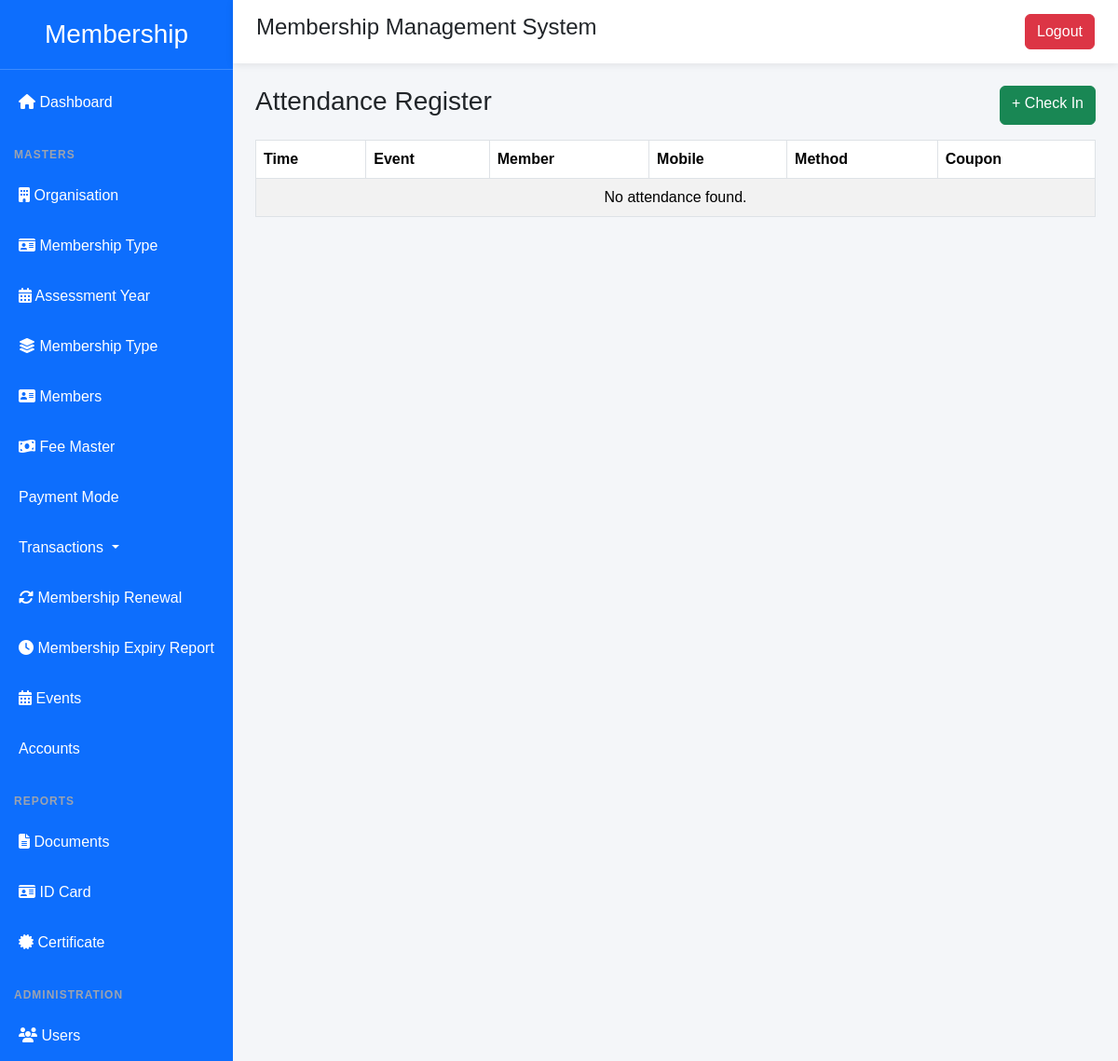
Before: /events/attendance/ (signed in) with the older database file.
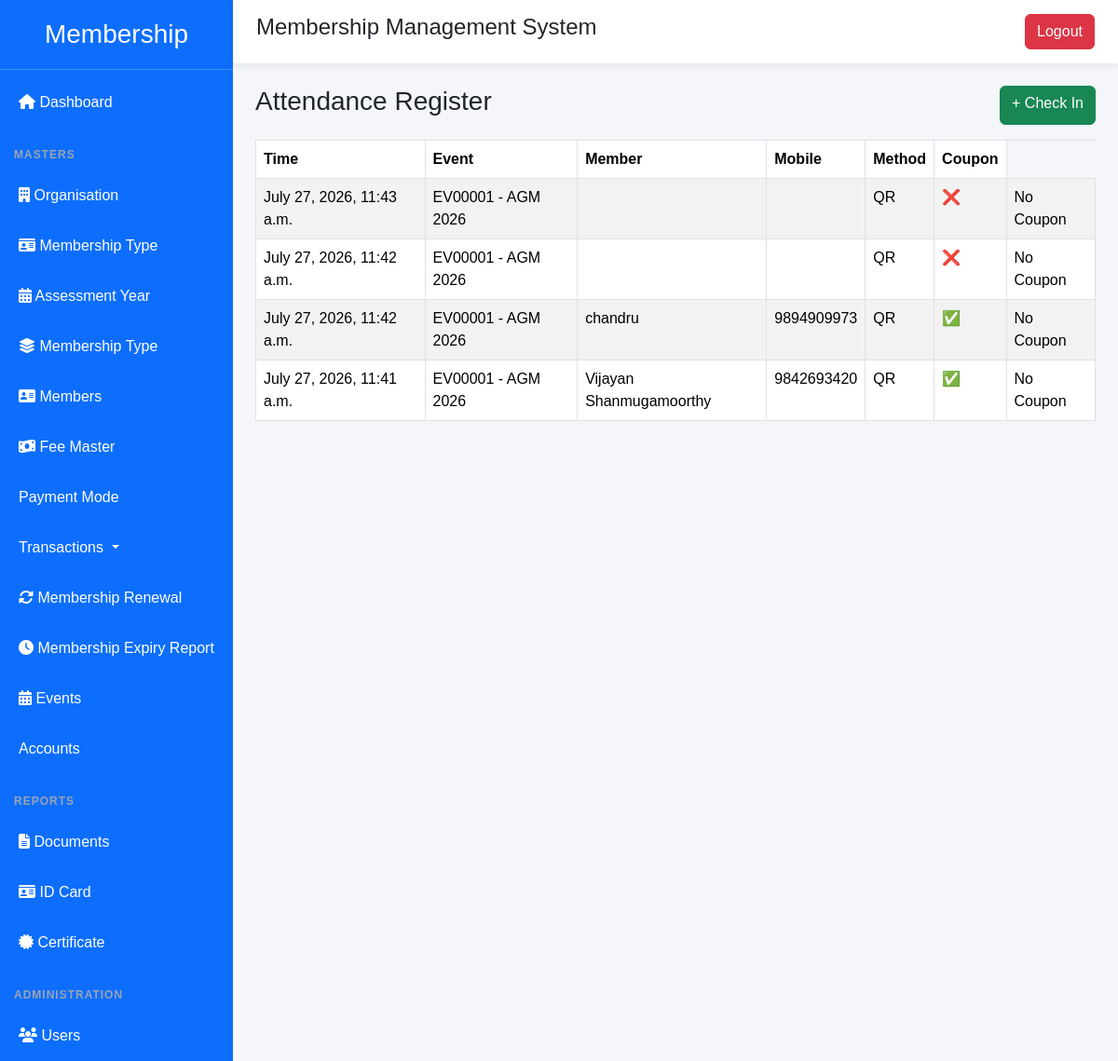
After: the same page with the newer database file.
### events/models.py (models this page shows, shortened)
class EventAttendance(models.Model):
    ENTRY_TYPES = (
        ("MEMBER", "Member"),
        ("VISITOR", "Visitor"),
    )
    CHECKIN_METHODS = (
        ("QR", "QR Scan"),
        ("MANUAL", "Manual Entry"),
        ("ADMIN", "Admin Entry"),
    )
    STATUS = (
        ("PRESENT", "Present"),
        ("CANCELLED", "Cancelled"),
    )
    status = models.CharField(
        max_length=20,
        choices=STATUS,
        default="PRESENT",
    )
    event = models.ForeignKey(
        Event,
        on_delete=models.CASCADE,
        related_name="attendances"
    )
    member = models.ForeignKey(
        Member,
        on_delete=models.CASCADE,
        null=True,
        blank=True
    )
    entry_type = models.CharField(
        max_length=10,
        choices=ENTRY_TYPES,
        default="MEMBER"
    )
    checkin_method = models.CharField(
        max_length=10,
        choices=CHECKIN_METHODS,
        default="QR"
    )
    check_in_time = models.DateTimeField(
        auto_now_add=True
    )
    coupon_issued = models.BooleanField(
        default=False
    )
    remarks = models.TextField(
        blank=True
    )
    class Meta:
        ordering = ["-check_in_time"]
        constraints = [
            models.UniqueConstraint(
                fields=["event", "member"],
                name="unique_member_attendance_per_event"
            )
        ]

class Event(models.Model):
    EVENT_TYPES = (
        ("AGM", "AGM"),
        ("SEMINAR", "Seminar"),
        ("TRAINING", "Training"),
        ("EXPO", "Expo"),
        ("MEETING", "Meeting"),
        ("OTHER", "Other"),
    )
    event_type = models.CharField(
        max_length=20,
        choices=EVENT_TYPES,
        default="AGM",
    )
    STATUS = (
        ("OPEN", "Open"),
        ("CLOSED", "Closed"),
        ("CANCELLED", "Cancelled"),
    )
    event_code = models.CharField(
        max_length=20,
        unique=True,
        blank=True
    )
    event_name = models.CharField(max_length=200)
    organisation = models.ForeignKey(
        Organisation,
        on_delete=models.CASCADE
    )
    assessment_year = models.ForeignKey(
        AssessmentYear,
        on_delete=models.CASCADE
    )
    event_date = models.DateField()
    start_time = models.TimeField()
    end_time = models.TimeField()
    venue = models.CharField(max_length=250)
    description = models.TextField(blank=True)
    registration_open = models.BooleanField(default=True)
    status = models.CharField(
        max_length=20,
        choices=STATUS,
        default="OPEN"
    )
    slug = models.SlugField(
        unique=True,
        blank=True
    )
    qr_enabled = models.BooleanField(default=True)
    gift_coupon = models.BooleanField(default=True)
    lucky_draw = models.BooleanField(default=True)
    max_participants = models.PositiveIntegerField(
        null=True,
        blank=True
    )
    created_at = models.DateTimeField(auto_now_add=True)
    updated_at = models.DateTimeField(auto_now=True)
    class Meta:
        ordering = ["-event_date", "-id"]
    def __str__(self):
        return f"{self.event_code} - {self.event_name}"

### membership/models.py (models this page shows, shortened)
class Member(models.Model):
    STATUS_CHOICES = (
        ("ACTIVE", "Active"),
        ("INACTIVE", "Inactive"),
        ("SUSPENDED", "Suspended"),
    )
    member_no = models.PositiveIntegerField(unique=True)
    membership_no = models.CharField(max_length=50, unique=True)
    joining_date = models.DateField()
    membership_valid_upto = models.DateField()
    organisation = models.ForeignKey(
        Organisation,
        on_delete=models.CASCADE,
    )
    assessment_year = models.ForeignKey(
    AssessmentYear,
    on_delete=models.CASCADE,
    null=True,
    blank=True,
)
    membership_type = models.ForeignKey(
    MembershipType,
    on_delete=models.PROTECT
)
    status = models.CharField(
        max_length=20,
        choices=STATUS_CHOICES,
        default="ACTIVE"
    )
    owner_name = models.CharField(max_length=200)
    company_name = models.CharField(max_length=200)
    brand_name = models.CharField(max_length=200, blank=True)
    photo = models.ImageField(upload_to="members/photos/", blank=True)
    company_logo = models.ImageField(upload_to="members/logo/", blank=True)
    mobile = models.CharField(max_length=15)
    whatsapp = models.CharField(max_length=15, blank=True)
    email = models.EmailField(blank=True)
    website = models.URLField(blank=True)
    ledger = models.ForeignKey(
        "Ledger",
        on_delete=models.SET_NULL,
        null=True,
        blank=True,
        related_name="member",
    )
    address = models.TextField()
    district = models.CharField(max_length=100)
    state = models.CharField(max_length=100)
    pincode = models.CharField(max_length=10)
    latitude = models.DecimalField(
        max_digits=10,
        decimal_places=7,
        null=True,
        blank=True
    )
    longitude = models.DecimalField(
        max_digits=10,
        decimal_places=7,
        null=True,
        blank=True
    )
    qr_code = models.ImageField(
        upload_to="members/qrcode/",
        blank=True,
        null=True,
    )
    gst_no = models.CharField(max_length=30, blank=True)
    fssai_no = models.CharField(max_length=30, blank=True)
    udyam_no = models.CharField(max_length=30, blank=True)
    factory_license_no = models.CharField(max_length=30, blank=True)
    do_license_no = models.CharField(max_length=30, blank=True)
    trade_license_no = models.CharField(max_length=30, blank=True)
    fire_noc_no = models.CharField(max_length=30, blank=True)
    pollution_no = models.CharField(max_length=30, blank=True)
    remarks = models.TextField(blank=True)
    created_at = models.DateTimeField(auto_now_add=True)
    updated_at = models.DateTimeField(auto_now=True)

### events/views.py (the view)
@login_required(login_url="login")
def attendance_list(request):
    attendances = EventAttendance.objects.select_related(
        "event",
        "member"
    )
    return render(
        request,
        "events/attendance_list.html",
        {
            "attendances": attendances,
        },
    )

### events/templates/events/attendance_list.html
{% extends "membership/base.html" %}
{% block content %}
<div class="container mt-3">
    <div class="d-flex justify-content-between mb-3">
        <h3>Attendance Register</h3>
        <a href="{% url 'attendance_add' %}"
   class="btn btn-success">
            + Check In
        </a>
    </div>
    <table class="table table-bordered table-striped">
        <thead>
            <tr>
                <th>Time</th>
                <th>Event</th>
                <th>Member</th>
                <th>Mobile</th>
                <th>Method</th>
                <th>Coupon</th>
            </tr>
        </thead>
        <tbody>
        {% for row in attendances %}
        <tr>
            <td>{{ row.check_in_time }}</td>
            <td>{{ row.event }}</td>
            <td>{{ row.member.owner_name }}</td>
            <td>{{ row.member.mobile }}</td>
            <td>{{ row.checkin_method }}</td>
            <td>
                {% if row.coupon_issued %}
                    ✅
                {% else %}
                    ❌
                {% endif %}
            </td>
            <td>
{% if attendance.coupon_issued %}
<a href="{% url 'coupon_print' attendance.coupon.id %}">
    Print Coupon
</a>
{% else %}
<span>
No Coupon
</span>
{% endif %}
</td>
        </tr>
        {% empty %}
        <tr>
            <td colspan="6" class="text-center">
                No attendance found.
            </td>
        </tr>
        {% endfor %}
        </tbody>
    </table>
</div>
{% endblock %}

Changed rows visible on the page:
added EventAttendance: check_in_time "July 27, 2026, 11:43 a.m.", event "EV00001 - AGM 2026", checkin_method "QR"
added EventAttendance: check_in_time "July 27, 2026, 11:42 a.m.", event "EV00001 - AGM 2026", checkin_method "QR"
added EventAttendance: check_in_time "July 27, 2026, 11:42 a.m.", event "EV00001 - AGM 2026", member.owner_name "chandru", member.mobile "9894909973", checkin_method "QR"
added EventAttendance: check_in_time "July 27, 2026, 11:41 a.m.", event "EV00001 - AGM 2026", member.owner_name "Vijayan Shanmugamoorthy", member.mobile "9842693420", checkin_method "QR"
Other visible differences:
text no longer shown: "No attendance found."
